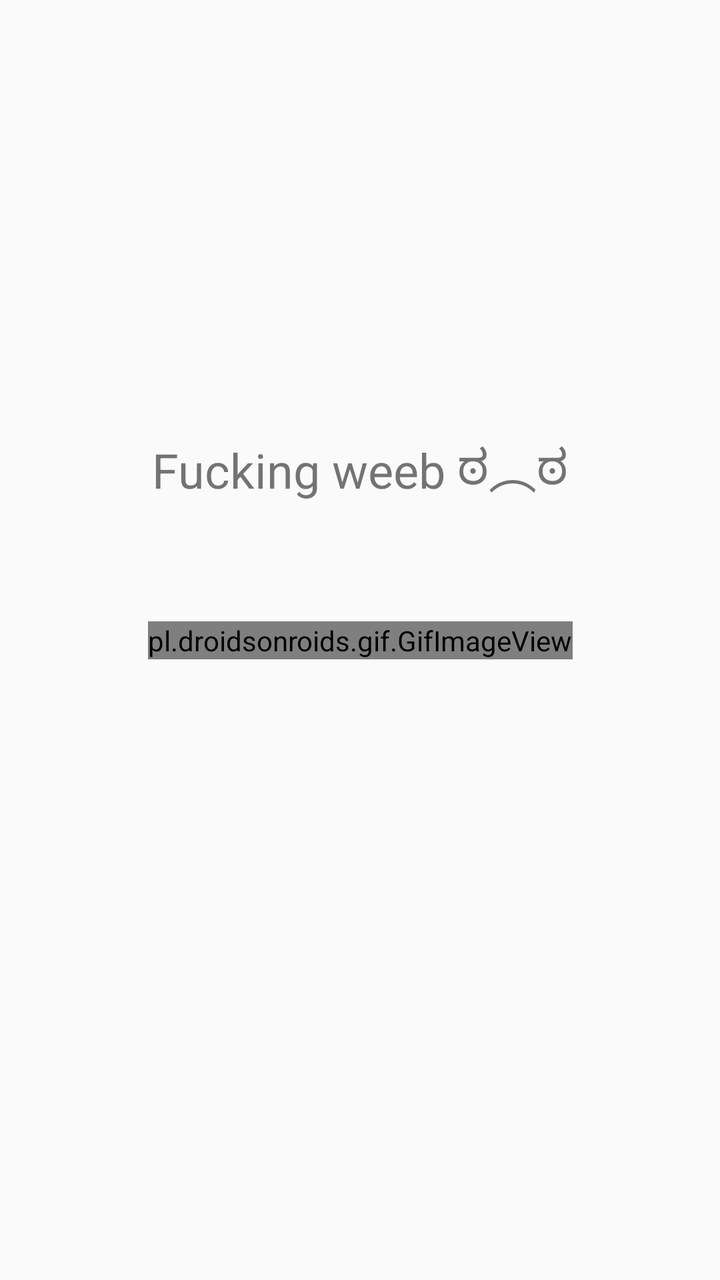
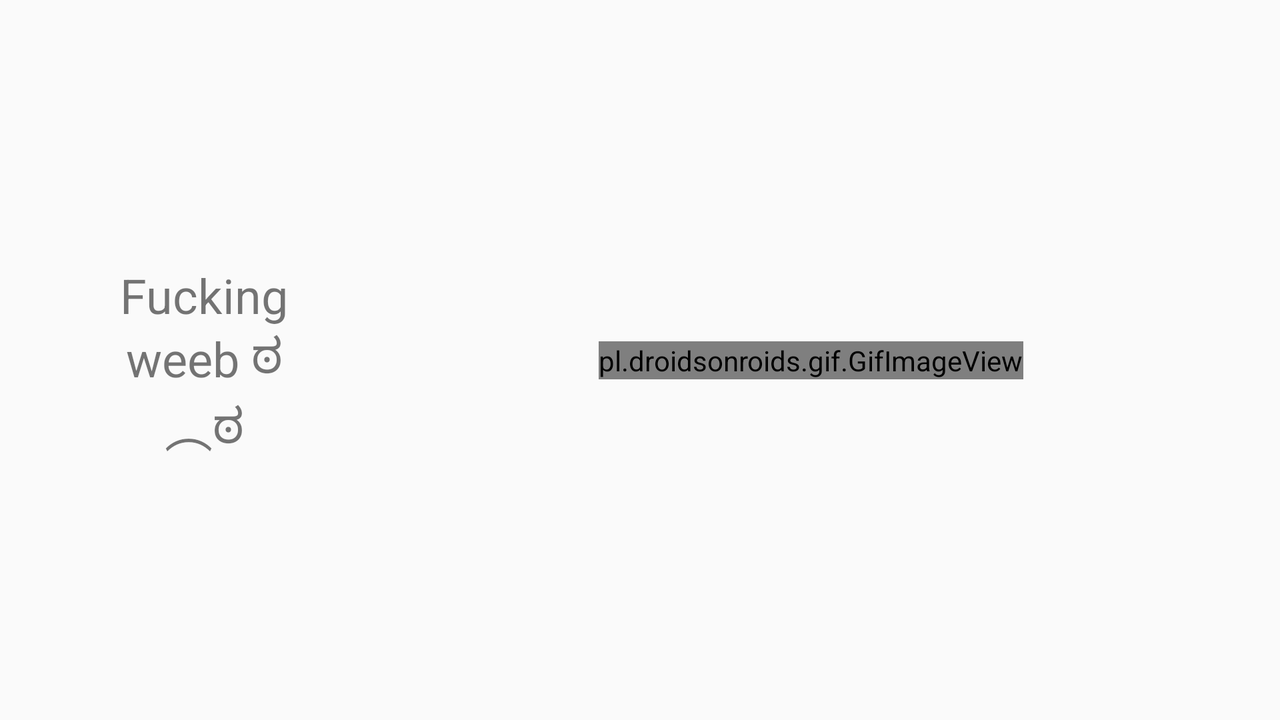

The same Android screen from two of the app's own layout files: first res/layout/ as a phone draws it, then the repository's variant for another configuration, drawn on a device whose configuration selects that folder. Both files follow.
<!-- AndroidManifest.xml: application theme AppTheme -->
<!-- res/layout/activity_gif.xml -->
<?xml version="1.0" encoding="utf-8"?>

<androidx.constraintlayout.widget.ConstraintLayout xmlns:android="http://schemas.android.com/apk/res/android"
    xmlns:app="http://schemas.android.com/apk/res-auto"
    xmlns:tools="http://schemas.android.com/tools"
    android:layout_width="match_parent"
    android:layout_height="match_parent"
    tools:context=".gif">

    <TextView
        android:id="@+id/textView"
        android:layout_width="wrap_content"
        android:layout_height="wrap_content"
        android:layout_marginStart="144dp"
        android:layout_marginTop="196dp"
        android:layout_marginEnd="144dp"
        android:layout_marginBottom="39dp"
        android:text="@string/fucking_weeb"
        android:textSize="24sp"
        app:layout_constraintBottom_toTopOf="@+id/gifImageView"
        app:layout_constraintEnd_toEndOf="parent"
        app:layout_constraintStart_toStartOf="parent"
        app:layout_constraintTop_toTopOf="parent" />

    <pl.droidsonroids.gif.GifImageView
        android:id="@+id/gifImageView"
        android:layout_width="wrap_content"
        android:layout_height="wrap_content"
        android:src="@drawable/hachikuji"
        app:layout_constraintBottom_toBottomOf="parent"
        app:layout_constraintEnd_toEndOf="parent"
        app:layout_constraintStart_toStartOf="parent"
        app:layout_constraintTop_toTopOf="parent" />
</androidx.constraintlayout.widget.ConstraintLayout>
<!-- resources referenced by this layout -->
<resources>
  <string name="fucking_weeb" translatable="false">Fucking weeb ಠ︵ಠ</string>
  <style name="AppTheme" parent="Theme.AppCompat.DayNight.NoActionBar">
          
          <item name="colorPrimary">@color/colorPrimary</item>
          <item name="colorPrimaryDark">@color/colorPrimaryDark</item>
          <item name="colorAccent">@color/colorAccent</item>
          <item name="android:navigationBarColor">@android:color/transparent</item>
          <item name="android:statusBarColor">@android:color/transparent</item>
      </style>
  <color name="colorPrimary">#008577</color>
  <color name="colorPrimaryDark">#00574B</color>
  <color name="colorAccent">#008577</color>
</resources>
<!-- res/layout-land/activity_gif.xml (the repository's variant of the layout above) -->
<!-- drawn on the phone turned sideways -->
<?xml version="1.0" encoding="utf-8"?>
<androidx.constraintlayout.widget.ConstraintLayout xmlns:android="http://schemas.android.com/apk/res/android"
    xmlns:app="http://schemas.android.com/apk/res-auto"
    xmlns:tools="http://schemas.android.com/tools"
    android:layout_width="match_parent"
    android:layout_height="match_parent"
    tools:context=".gif">

    <TextView
        android:id="@+id/textView"
        android:layout_width="91dp"
        android:layout_height="96dp"
        android:text="@string/fucking_weeb"
        android:textAlignment="center"
        android:textSize="24sp"
        app:layout_constraintBottom_toBottomOf="parent"
        app:layout_constraintEnd_toEndOf="parent"
        app:layout_constraintHorizontal_bias="0.103"
        app:layout_constraintStart_toStartOf="parent"
        app:layout_constraintTop_toTopOf="parent"
        app:layout_constraintVertical_bias="0.498" />

    <pl.droidsonroids.gif.GifImageView
        android:id="@+id/gifImageView"
        android:layout_width="wrap_content"
        android:layout_height="wrap_content"
        android:scaleType="centerInside"
        android:src="@drawable/hachikuji"
        android:visibility="visible"
        app:layout_constraintBottom_toBottomOf="parent"
        app:layout_constraintEnd_toEndOf="parent"
        app:layout_constraintHorizontal_bias="0.7"
        app:layout_constraintStart_toStartOf="parent"
        app:layout_constraintTop_toTopOf="parent" />
</androidx.constraintlayout.widget.ConstraintLayout>
